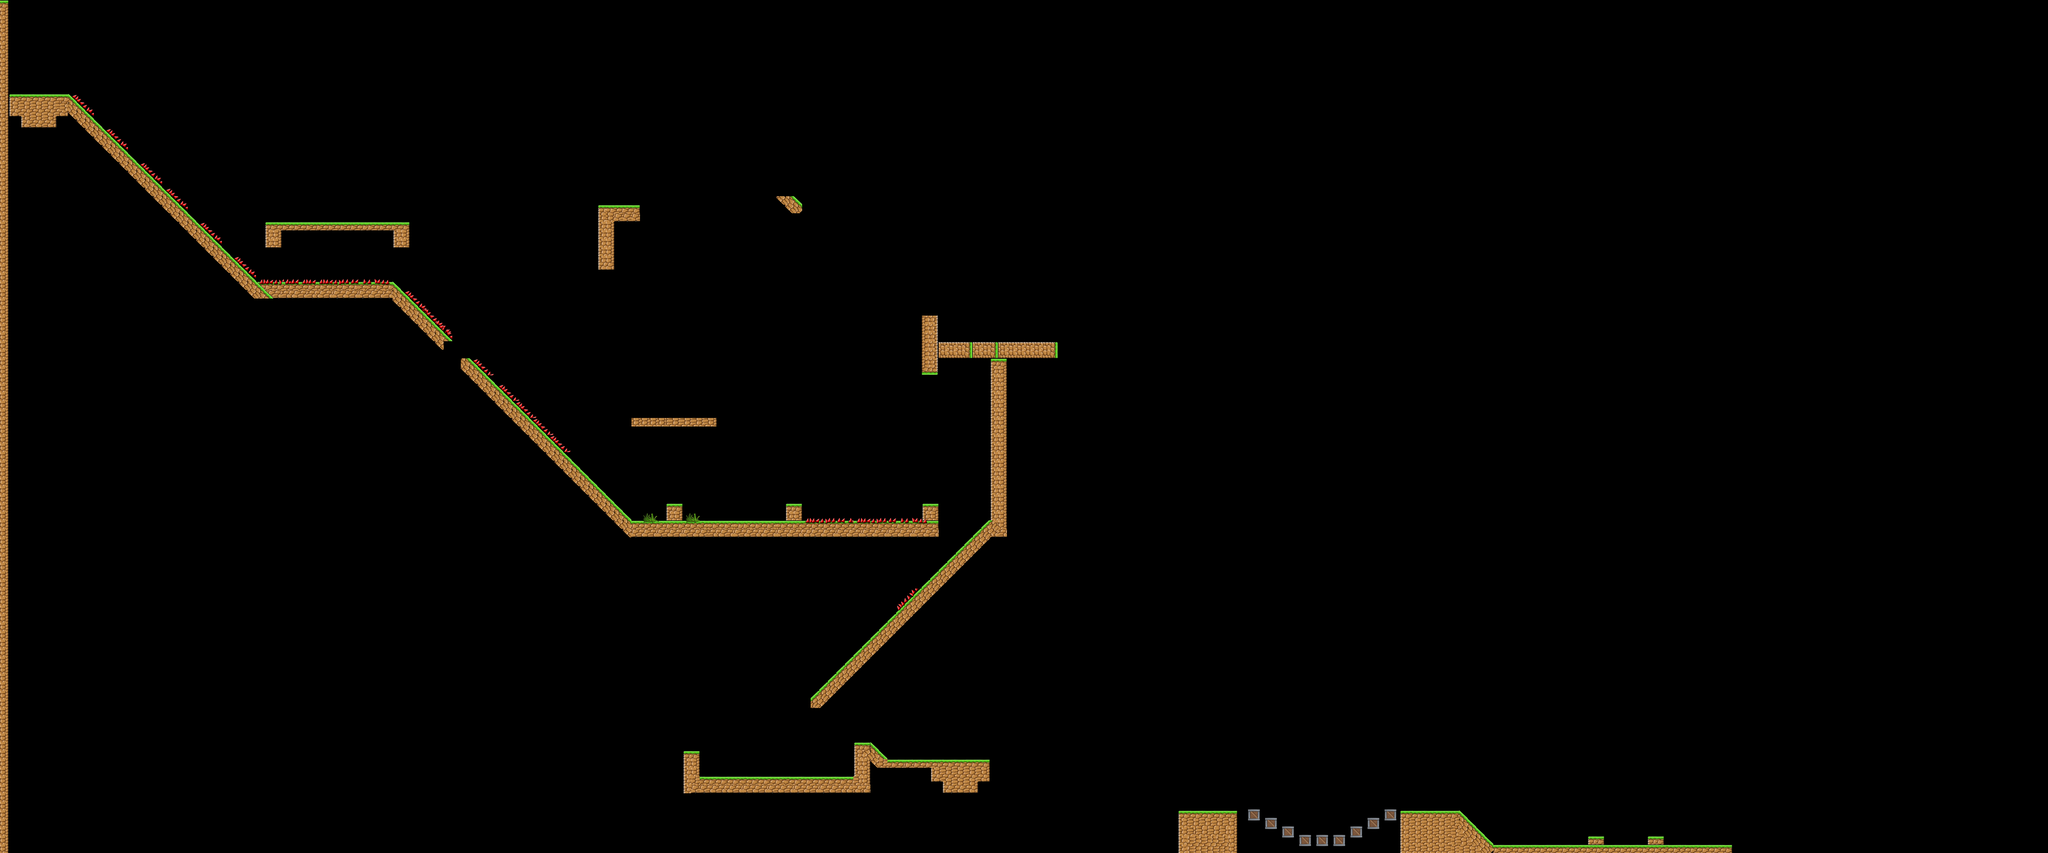

This game map was drawn from its Tiled (.tmx) file and the tilesets committed beside it. A one-line description and the trimmed map source follow:
An orthogonal 240x100 tile map with 32x32 px tiles, 6 tile layers (red, noncollision, noncollision2, slopedown, ...), 4 tilesets and 103 objects.

<map version="1.0" orientation="orthogonal" width="240" height="100" tilewidth="32" tileheight="32">
 <tileset firstgid="1" name="tileset2" tilewidth="32" tileheight="32">
  <image source="tileset2.png" width="367" height="187" />
 </tileset>
 <tileset firstgid="56" name="tileset5" tilewidth="32" tileheight="32">
  <image source="tileset5.png" width="367" height="187" />
 </tileset>
 <tileset firstgid="111" name="gameart" tilewidth="32" tileheight="32">
  <image source="gameart.png" width="664" height="328" />
 </tileset>
 <tileset firstgid="311" name="thorns" tilewidth="32" tileheight="32">
  <image source="thorns.png" width="583" height="584" />
 </tileset>
 <layer name="red" width="240" height="100">
  <data>[24000 cells, 548 non-empty, 32 distinct tile ids]</data>
 </layer>
 <layer name="noncollision" width="240" height="100">
  <data>[24000 cells, 80 non-empty, 17 distinct tile ids]</data>
 </layer>
 <layer name="noncollision2" width="240" height="100">
  <data>[24000 cells, 68 non-empty, 24 distinct tile ids]</data>
 </layer>
 <layer name="slopedown" width="240" height="100">
  <data>[24000 cells, 191 non-empty, 15 distinct tile ids]</data>
 </layer>
 <layer name="slope" width="240" height="100">
  <data>[24000 cells, 66 non-empty, 6 distinct tile ids]</data>
 </layer>
 <layer name="thorns" width="240" height="100">
  <data>[24000 cells, 68 non-empty, 13 distinct tile ids]</data>
 </layer>
 <objectgroup name="crystals" width="240" height="100">
  <object x="1098" y="981">
   <ellipse />
  </object>
  <object x="1175" y="976">
   <ellipse />
  </object>
  <object x="1284" y="977">
   <ellipse />
  </object>
  <object x="1394" y="982">
   <ellipse />
  </object>
  <object x="3656" y="1978">
   <ellipse />
  </object>
  <object x="3587" y="2039">
   <ellipse />
  </object>
  <object x="3536" y="2095">
   <ellipse />
  </object>
  <object x="3476" y="2154">
   <ellipse />
  </object>
  <object x="3355" y="2200">
   <ellipse />
  </object>
  <object x="3305" y="2321">
   <ellipse />
  </object>
  <object x="3252" y="2377">
   <ellipse />
  </object>
  <object x="4698" y="2999">
   <ellipse />
  </object>
  <object x="4768" y="3030">
   <ellipse />
  </object>
  <object x="4829" y="3063">
   <ellipse />
  </object>
  <object x="4891" y="3098">
   <ellipse />
  </object>
  <object x="4951" y="3098">
   <ellipse />
  </object>
  <object x="5024" y="3104">
   <ellipse />
  </object>
  <object x="5088" y="3072">
   <ellipse />
  </object>
  <object x="5152" y="3040">
   <ellipse />
  </object>
  <object x="5216" y="3008">
   <ellipse />
  </object>
  <object x="6061" y="3087">
   <ellipse />
  </object>
  <object x="6062" y="3117">
   <ellipse />
  </object>
  <object x="6092" y="3087">
   <ellipse />
  </object>
  <object x="6093" y="3119">
   <ellipse />
  </object>
  <object x="6126" y="3087">
   <ellipse />
  </object>
  <object x="6128" y="3114">
   <ellipse />
  </object>
  <object x="3868" y="2822">
   <ellipse />
  </object>
  <object x="4092" y="2872">
   <ellipse />
  </object>
  <object x="4348" y="2949">
   <ellipse />
  </object>
  <object x="91" y="263">
   <ellipse />
  </object>
  <object x="92" y="289">
   <ellipse />
  </object>
  <object x="126" y="261">
   <ellipse />
  </object>
  <object x="123" y="285">
   <ellipse />
  </object>
  <object x="151" y="261">
   <ellipse />
  </object>
  <object x="155" y="290">
   <ellipse />
  </object>
 </objectgroup>
 <objectgroup name="balls" width="240" height="100">
  <object x="1435" y="973" width="1">
   <ellipse />
  </object>
  <object x="1370" y="972">
   <ellipse />
  </object>
  <object x="1253" y="969">
   <ellipse />
  </object>
  <object x="1179" y="921">
   <ellipse />
  </object>
  <object x="2436" y="1905">
   <ellipse />
  </object>
  <object x="2353" y="1867">
   <ellipse />
  </object>
  <object x="2275" y="1807">
   <ellipse />
  </object>
  <object x="3078" y="1873">
   <ellipse />
  </object>
  <object x="3196" y="1895">
   <ellipse />
  </object>
  <object x="3369" y="1888">
   <ellipse />
  </object>
  <object x="3300" y="1882">
   <ellipse />
  </object>
  <object x="3321" y="2283">
   <ellipse />
  </object>
  <object x="3275" y="2339">
   <ellipse />
  </object>
  <object x="3249" y="2379">
   <ellipse />
  </object>
  <object x="3206" y="2433">
   <ellipse />
  </object>
  <object x="3166" y="2458">
   <ellipse />
  </object>
  <object x="3124" y="2481">
   <ellipse />
  </object>
  <object x="3153" y="2416">
   <ellipse />
  </object>
  <object x="3138" y="2479" height="1">
   <ellipse />
  </object>
  <object x="3075" y="2532">
   <ellipse />
  </object>
  <object x="3086" y="2563">
   <ellipse />
  </object>
  <object x="3260" y="2318" width="1">
   <ellipse />
  </object>
  <object x="3206" y="2337">
   <ellipse />
  </object>
  <object x="3246" y="2295">
   <ellipse />
  </object>
  <object x="3147" y="2331">
   <ellipse />
  </object>
  <object x="2999" y="2456">
   <ellipse />
  </object>
  <object x="3027" y="2888">
   <ellipse />
  </object>
  <object x="2890" y="2903">
   <ellipse />
  </object>
  <object x="2838" y="2874">
   <ellipse />
  </object>
  <object x="2814" y="2846">
   <ellipse />
  </object>
  <object x="2713" y="2848" width="1" height="1">
   <ellipse />
  </object>
  <object x="2731" y="2884" width="4">
   <ellipse />
  </object>
  <object x="2794" y="2851">
   <ellipse />
  </object>
  <object x="2765" y="2825">
   <ellipse />
  </object>
  <object x="2672" y="2895">
   <ellipse />
  </object>
  <object x="3084" y="2755">
   <ellipse />
  </object>
  <object x="2968" y="2806">
   <ellipse />
  </object>
 </objectgroup>
 <objectgroup name="theend" width="240" height="100">
  <object x="6392" y="3029" width="95" height="111" />
 </objectgroup>
 <objectgroup name="enemies" width="240" height="100">
  <object x="2710" y="1919" />
  <object x="2820" y="1910" />
 </objectgroup>
 <objectgroup name="ropes" width="240" height="100">
  <object x="3709" y="2869">
   <ellipse />
  </object>
  <object x="3967" y="2919">
   <ellipse />
  </object>
  <object x="3913" y="2987">
   <ellipse />
  </object>
  <object x="4213" y="3025">
   <ellipse />
  </object>
  <object x="4130" y="3072">
   <ellipse />
  </object>
  <object x="4424" y="3081">
   <ellipse />
  </object>
  <object x="3877" y="3199" height="4">
   <ellipse />
  </object>
 </objectgroup>
 <objectgroup name="hearts" width="240" height="100">
  <object x="1507" y="1005">
   <ellipse />
  </object>
  <object x="3111" y="1875">
   <ellipse />
  </object>
 </objectgroup>
 <objectgroup name="logs" width="240" height="100">
  <object x="5582" y="3094">
   <ellipse />
  </object>
  <object x="5659" y="3110">
   <ellipse />
  </object>
  <object x="5741" y="3116" width="7">
   <ellipse />
  </object>
  <object x="5806" y="3109" width="3">
   <ellipse />
  </object>
  <object x="5790" y="3068">
   <ellipse />
  </object>
  <object x="5725" y="3040">
   <ellipse />
  </object>
  <object x="5706" y="3029" height="1">
   <ellipse />
  </object>
  <object x="5668" y="3032">
   <ellipse />
  </object>
  <object x="5645" y="3027">
   <ellipse />
  </object>
  <object x="5613" y="3020">
   <ellipse />
  </object>
  <object x="5594" y="3004">
   <ellipse />
  </object>
  <object x="5590" y="3046" width="3" height="3">
   <ellipse />
  </object>
  <object x="5629" y="3063" width="12">
   <ellipse />
  </object>
  <object x="5703" y="3074" width="34" height="2">
   <ellipse />
  </object>
  <object x="5782" y="3089" width="13" height="6">
   <ellipse />
  </object>
  <object x="5815" y="3108" width="13" height="2">
   <ellipse />
  </object>
  <object x="5867" y="3121" width="10">
   <ellipse />
  </object>
  <object x="5908" y="3121" width="4" height="1">
   <ellipse />
  </object>
  <object x="5916" y="3130">
   <ellipse />
  </object>
 </objectgroup>
</map>